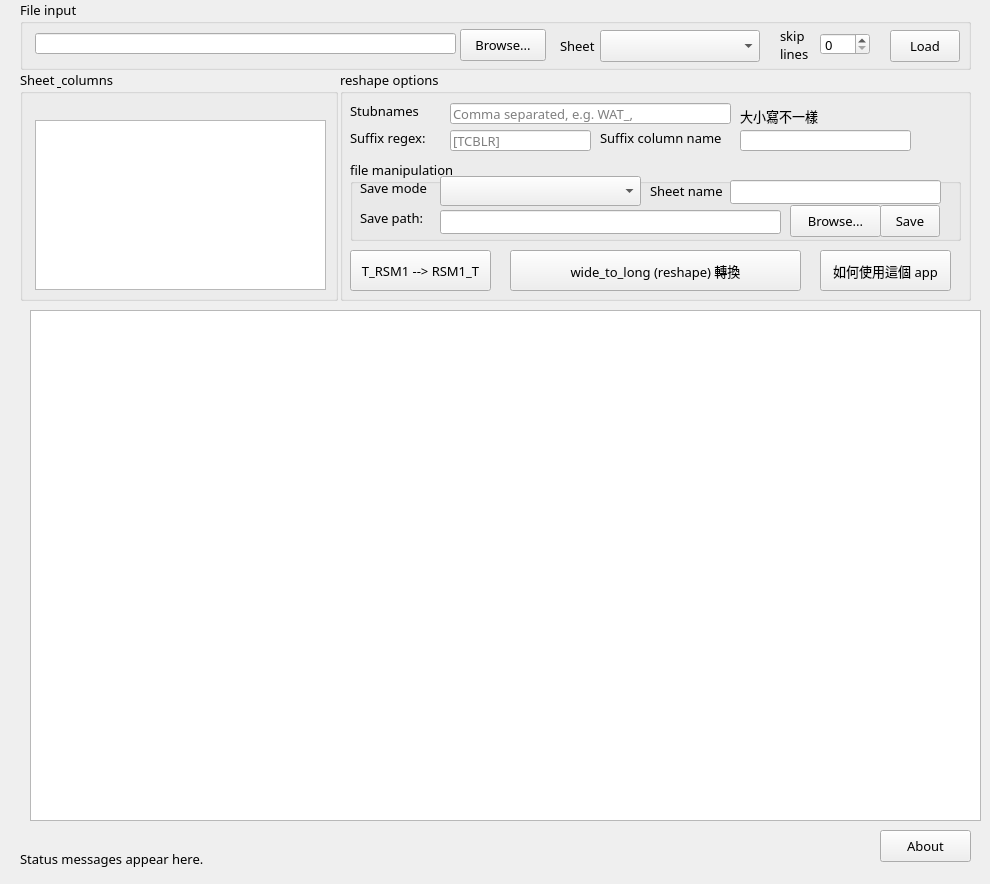
   <widget class="QWidget" name="tabData">
    <attribute name="title">
     <string>Data process</string>
    </attribute>
    <widget class="QGroupBox" name="fileGroupBox">
     <property name="enabled">
      <bool>true</bool>
     </property>
     <property name="geometry">
      <rect>
       <x>20</x>
       <y>0</y>
       <width>951</width>
       <height>70</height>
      </rect>
     </property>
     <property name="minimumSize">
      <size>
       <width>400</width>
       <height>0</height>
      </size>
     </property>
     <property name="font">
      <font>
       <family>Cascadia Next TC</family>
       <pointsize>10</pointsize>
      </font>
     </property>
     <property name="title">
      <string>File input</string>
     </property>
     <widget class="QLineEdit" name="filePathLineEdit">
      <property name="geometry">
       <rect>
        <x>15</x>
        <y>33</y>
        <width>421</width>
        <height>21</height>
       </rect>
      </property>
      <property name="font">
       <font>
        <family>Cascadia Next TC</family>
        <pointsize>10</pointsize>
       </font>
      </property>
      <property name="toolTip">
       <string>可以 key 也可以拉也可以慢慢選</string>
      </property>
     </widget>
     <widget class="QPushButton" name="browseFileButton">
      <property name="geometry">
       <rect>
        <x>440</x>
        <y>29</y>
        <width>86</width>
        <height>32</height>
       </rect>
      </property>
      <property name="font">
       <font>
        <family>Cascadia Next TC</family>
        <pointsize>10</pointsize>
       </font>
      </property>
      <property name="text">
       <string>Browse...</string>
      </property>
     </widget>
     <widget class="QComboBox" name="sheetComboBox">
      <property name="geometry">
       <rect>
        <x>580</x>
        <y>30</y>
        <width>160</width>
        <height>32</height>
       </rect>
      </property>
      <property name="font">
       <font>
        <family>Cascadia Next TC</family>
        <pointsize>10</pointsize>
       </font>
      </property>
     </widget>
     <widget class="QPushButton" name="loadButton">
      <property name="geometry">
       <rect>
        <x>870</x>
        <y>30</y>
        <width>70</width>
        <height>32</height>
       </rect>
      </property>
      <property name="font">
       <font>
        <family>Cascadia Next TC</family>
        <pointsize>10</pointsize>
       </font>
      </property>
      <property name="toolTip">
       <string>選擇 excel的 sheet.</string>
      </property>
      <property name="text">
       <string>Load</string>
      </property>
     </widget>
     <widget class="QLabel" name="sheetLabel">
      <property name="geometry">
       <rect>
        <x>540</x>
        <y>36</y>
        <width>100</width>
        <height>20</height>
       </rect>
      </property>
      <property name="font">
       <font>
        <family>Cascadia Next TC</family>
        <pointsize>10</pointsize>
       </font>
      </property>
      <property name="text">
       <string>Sheet</string>
      </property>
     </widget>
     <widget class="QSpinBox" name="skipRowsSpinBox">
      <property name="geometry">
       <rect>
        <x>800</x>
        <y>33</y>
        <width>50</width>
        <height>22</height>
       </rect>
      </property>
      <property name="toolTip">
       <string>有些檔案是前面幾行是基本資訊． 過了幾行才是 xy資料． 基本上會自動偵測</string>
      </property>
     </widget>
     <widget class="QLabel" name="label">
      <property name="geometry">
       <rect>
        <x>760</x>
        <y>30</y>
        <width>40</width>
        <height>30</height>
       </rect>
      </property>
      <property name="text">
       <string>skip
lines</string>
      </property>
     </widget>
    </widget>
    <widget class="QGroupBox" name="sheetGroupBox">
     <property name="geometry">
      <rect>
       <x>20</x>
       <y>70</y>
       <width>318</width>
       <height>231</height>
      </rect>
     </property>
     <property name="font">
      <font>
       <family>Cascadia Next TC</family>
       <pointsize>10</pointsize>
      </font>
     </property>
     <property name="title">
      <string>Sheet &amp; columns</string>
     </property>
     <widget class="QLabel" name="attachLabel_2">
      <property name="geometry">
       <rect>
        <x>15</x>
        <y>263</y>
        <width>264</width>
        <height>16</height>
       </rect>
      </property>
      <property name="font">
       <font>
        <family>Cascadia Next TC</family>
        <pointsize>10</pointsize>
       </font>
      </property>
      <property name="text">
       <string>qualified stubnames and suffix will
marked green</string>
      </property>
     </widget>
     <widget class="QListWidget" name="columnsListWidget">
      <property name="geometry">
       <rect>
        <x>15</x>
        <y>50</y>
        <width>291</width>
        <height>170</height>
       </rect>
      </property>
      <property name="font">
       <font>
        <family>Cascadia Next TC</family>
        <pointsize>10</pointsize>
       </font>
      </property>
      <property name="toolTip">
       <string>有顏色的代表符合被合併的命名規則</string>
      </property>
     </widget>
     <widget class="QWidget" name="layoutWidget">
      <property name="geometry">
       <rect>
        <x>0</x>
        <y>0</y>
        <width>2</width>
        <height>2</height>
       </rect>
      </property>
      <property name="font">
       <font>
        <family>Cascadia Next TC</family>
        <pointsize>10</pointsize>
       </font>
      </property>
      <layout class="QHBoxLayout" name="horizontalLayout_columns"/>
     </widget>
    </widget>
    <widget class="QLabel" name="statusLabelTab1">
     <property name="geometry">
      <rect>
       <x>20</x>
       <y>843</y>
       <width>851</width>
       <height>32</height>
      </rect>
     </property>
     <property name="font">
      <font>
       <family>Cascadia Next TC</family>
       <pointsize>10</pointsize>
      </font>
     </property>
     <property name="text">
      <string>Status messages appear here.</string>
     </property>
     <property name="wordWrap">
      <bool>true</bool>
     </property>
    </widget>
    <widget class="QGroupBox" name="optionGroupBox">
     <property name="geometry">
      <rect>
       <x>340</x>
       <y>70</y>
       <width>631</width>
       <height>231</height>
      </rect>
     </property>
     <property name="font">
      <font>
       <family>Cascadia Next TC</family>
       <pointsize>10</pointsize>
      </font>
     </property>
     <property name="title">
      <string>reshape options</string>
     </property>
     <widget class="QLabel" name="stubnamesLabel">
      <property name="geometry">
       <rect>
        <x>10</x>
        <y>33</y>
        <width>72</width>
        <height>16</height>
       </rect>
      </property>
      <property name="font">
       <font>
        <family>Cascadia Next TC</family>
        <pointsize>10</pointsize>
       </font>
      </property>
      <property name="text">
       <string>Stubnames</string>
      </property>
     </widget>
     <widget class="QLineEdit" name="stubnamesLineEdit">
      <property name="geometry">
       <rect>
        <x>110</x>
        <y>33</y>
        <width>281</width>
        <height>21</height>
       </rect>
      </property>
      <property name="font">
       <font>
        <family>Cascadia Next TC</family>
        <pointsize>10</pointsize>
       </font>
      </property>
      <property name="toolTip">
       <string>Comma separated, e.g. WAT_,
inline_,</string>
      </property>
      <property name="statusTip">
       <string>Comma separated, e.g. WAT_,
inline_,</string>
      </property>
      <property name="placeholderText">
       <string>Comma separated, e.g. WAT_,
inline_,</string>
      </property>
     </widget>
     <widget class="QLabel" name="suffixLabel">
      <property name="geometry">
       <rect>
        <x>10</x>
        <y>60</y>
        <width>76</width>
        <height>16</height>
       </rect>
      </property>
      <property name="font">
       <font>
        <family>Cascadia Next TC</family>
        <pointsize>10</pointsize>
       </font>
      </property>
      <property name="text">
       <string>Suffix regex:</string>
      </property>
     </widget>
     <widget class="QLineEdit" name="suffixLineEdit">
      <property name="geometry">
       <rect>
        <x>110</x>
        <y>60</y>
        <width>141</width>
        <height>21</height>
       </rect>
      </property>
      <property name="font">
       <font>
        <family>Cascadia Next TC</family>
        <pointsize>10</pointsize>
       </font>
      </property>
      <property name="toolTip">
       <string>[TCBLR], 注意不含 _</string>
      </property>
      <property name="placeholderText">
       <string>[TCBLR]</string>
      </property>
     </widget>
     <widget class="QLabel" name="suffixNameLabel">
      <property name="geometry">
       <rect>
        <x>260</x>
        <y>60</y>
        <width>131</width>
        <height>16</height>
       </rect>
      </property>
      <property name="font">
       <font>
        <family>Cascadia Next TC</family>
        <pointsize>10</pointsize>
       </font>
      </property>
      <property name="text">
       <string>Suffix column name</string>
      </property>
     </widget>
     <widget class="QLineEdit" name="suffixNameLineEdit">
      <property name="geometry">
       <rect>
        <x>400</x>
        <y>60</y>
        <width>171</width>
        <height>21</height>
       </rect>
      </property>
      <property name="font">
       <font>
        <family>Cascadia Next TC</family>
        <pointsize>10</pointsize>
       </font>
      </property>
      <property name="toolTip">
       <string>合併起來的叫什麼, 一般是 site</string>
      </property>
     </widget>
     <widget class="QPushButton" name="meltButton">
      <property name="geometry">
       <rect>
        <x>170</x>
        <y>180</y>
        <width>291</width>
        <height>41</height>
       </rect>
      </property>
      <property name="font">
       <font>
        <family>Cascadia Next TC</family>
        <pointsize>10</pointsize>
       </font>
      </property>
      <property name="toolTip">
       <string>Lets go</string>
      </property>
      <property name="statusTip">
       <string>開始轉換！</string>
      </property>
      <property name="whatsThis">
       <string/>
      </property>
      <property name="text">
       <string>wide_to_long (reshape) 轉換</string>
      </property>
     </widget>
     <widget class="QPushButton" name="infoButton">
      <property name="geometry">
       <rect>
        <x>480</x>
        <y>180</y>
        <width>131</width>
        <height>41</height>
       </rect>
      </property>
      <property name="font">
       <font>
        <family>Cascadia Next TC</family>
        <pointsize>10</pointsize>
       </font>
      </property>
      <property name="text">
       <string>如何使用這個 app</string>
      </property>
     </widget>
     <widget class="QLabel" name="stubnamesLabel_2">
      <property name="geometry">
       <rect>
        <x>400</x>
        <y>38</y>
        <width>121</width>
        <height>16</height>
       </rect>
      </property>
      <property name="font">
       <font>
        <family>Cascadia Next TC</family>
        <pointsize>10</pointsize>
       </font>
      </property>
      <property name="text">
       <string>大小寫不一樣</string>
      </property>
     </widget>
     <widget class="QGroupBox" name="groupBox_3">
      <property name="geometry">
       <rect>
        <x>10</x>
        <y>90</y>
        <width>611</width>
        <height>81</height>
       </rect>
      </property>
      <property name="font">
       <font>
        <family>Cascadia Next TC</family>
        <pointsize>10</pointsize>
       </font>
      </property>
      <property name="title">
       <string>file manipulation</string>
      </property>
      <widget class="QLabel" name="savePathLabel">
       <property name="geometry">
        <rect>
         <x>10</x>
         <y>50</y>
         <width>64</width>
         <height>16</height>
        </rect>
       </property>
       <property name="font">
        <font>
         <family>Cascadia Next TC</family>
         <pointsize>10</pointsize>
        </font>
       </property>
       <property name="text">
        <string>Save path:</string>
       </property>
      </widget>
      <widget class="QComboBox" name="attachComboBox">
       <property name="geometry">
        <rect>
         <x>90</x>
         <y>16</y>
         <width>201</width>
         <height>30</height>
        </rect>
       </property>
       <property name="font">
        <font>
         <family>Cascadia Next TC</family>
         <pointsize>10</pointsize>
        </font>
       </property>
       <property name="toolTip">
        <string>很貼心的</string>
       </property>
      </widget>
      <widget class="QLineEdit" name="sheetNameLineEdit">
       <property name="geometry">
        <rect>
         <x>380</x>
         <y>20</y>
         <width>211</width>
         <height>24</height>
        </rect>
       </property>
       <property name="font">
        <font>
         <family>Cascadia Next TC</family>
         <pointsize>10</pointsize>
        </font>
       </property>
      </widget>
      <widget class="QPushButton" name="saveButton">
       <property name="geometry">
        <rect>
         <x>530</x>
         <y>45</y>
         <width>60</width>
         <height>32</height>
        </rect>
       </property>
       <property name="font">
        <font>
         <family>Cascadia Next TC</family>
         <pointsize>10</pointsize>
        </font>
       </property>
       <property name="whatsThis">
        <string>Really Save</string>
       </property>
       <property name="text">
        <string>Save</string>
       </property>
      </widget>
      <widget class="QLabel" name="sheetNameLabel">
       <property name="geometry">
        <rect>
         <x>300</x>
         <y>23</y>
         <width>76</width>
         <height>16</height>
        </rect>
       </property>
       <property name="font">
        <font>
         <family>Cascadia Next TC</family>
         <pointsize>10</pointsize>
        </font>
       </property>
       <property name="text">
        <string>Sheet name</string>
       </property>
      </widget>
      <widget class="QPushButton" name="browseSaveButton">
       <property name="geometry">
        <rect>
         <x>440</x>
         <y>45</y>
         <width>91</width>
         <height>32</height>
        </rect>
       </property>
       <property name="font">
        <font>
         <family>Cascadia Next TC</family>
         <pointsize>10</pointsize>
        </font>
       </property>
       <property name="whatsThis">
        <string>where to save</string>
       </property>
       <property name="text">
        <string>Browse...</string>
       </property>
      </widget>
      <widget class="QLabel" name="attachLabel">
       <property name="geometry">
        <rect>
         <x>10</x>
         <y>20</y>
         <width>71</width>
         <height>16</height>
        </rect>
       </property>
       <property name="font">
        <font>
         <family>Cascadia Next TC</family>
         <pointsize>10</pointsize>
        </font>
       </property>
       <property name="text">
        <string>Save mode</string>
       </property>
      </widget>
      <widget class="QLineEdit" name="savePathLineEdit">
       <property name="geometry">
        <rect>
         <x>90</x>
         <y>50</y>
         <width>341</width>
         <height>24</height>
        </rect>
       </property>
       <property name="font">
        <font>
         <family>Cascadia Next TC</family>
         <pointsize>10</pointsize>
        </font>
       </property>
      </widget>
     </widget>
     <widget class="QPushButton" name="convertColumnButton">
      <property name="geometry">
       <rect>
        <x>10</x>
        <y>180</y>
        <width>141</width>
        <height>41</height>
       </rect>
      </property>
      <property name="font">
       <font>
        <family>Cascadia Next TC</family>
        <pointsize>10</pointsize>
       </font>
      </property>
      <property name="toolTip">
       <string>^([TLBCR])_(</string>
      </property>
      <property name="statusTip">
       <string>^([TLBCR])_(.+)-&gt;^(.+)_([TLBCR])</string>
      </property>
      <property name="whatsThis">
       <string/>
      </property>
      <property name="text">
       <string>T_RSM1 --&gt; RSM1_T</string>
      </property>
     </widget>
    </widget>
    <widget class="QPushButton" name="aboutButton">
     <property name="geometry">
      <rect>
       <x>880</x>
       <y>830</y>
       <width>91</width>
       <height>32</height>
      </rect>
     </property>
     <property name="font">
      <font>
       <family>Cascadia Next TC</family>
       <pointsize>10</pointsize>
      </font>
     </property>
     <property name="whatsThis">
      <string>where to save</string>
     </property>
     <property name="text">
      <string>About</string>
     </property>
    </widget>
    <widget class="QTableView" name="previewTableWidget">
     <property name="geometry">
      <rect>
       <x>30</x>
       <y>310</y>
       <width>951</width>
       <height>511</height>
      </rect>
     </property>
     <property name="font">
      <font>
       <family>Cascadia Next TC</family>
       <pointsize>12</pointsize>
      </font>
     </property>
    </widget>
   </widget>
